Frame 1 (no input): blank canvas, image omitted
Frame 60 (the mouse pressed at the canvas centre just before this capture): blank canvas, image omitted
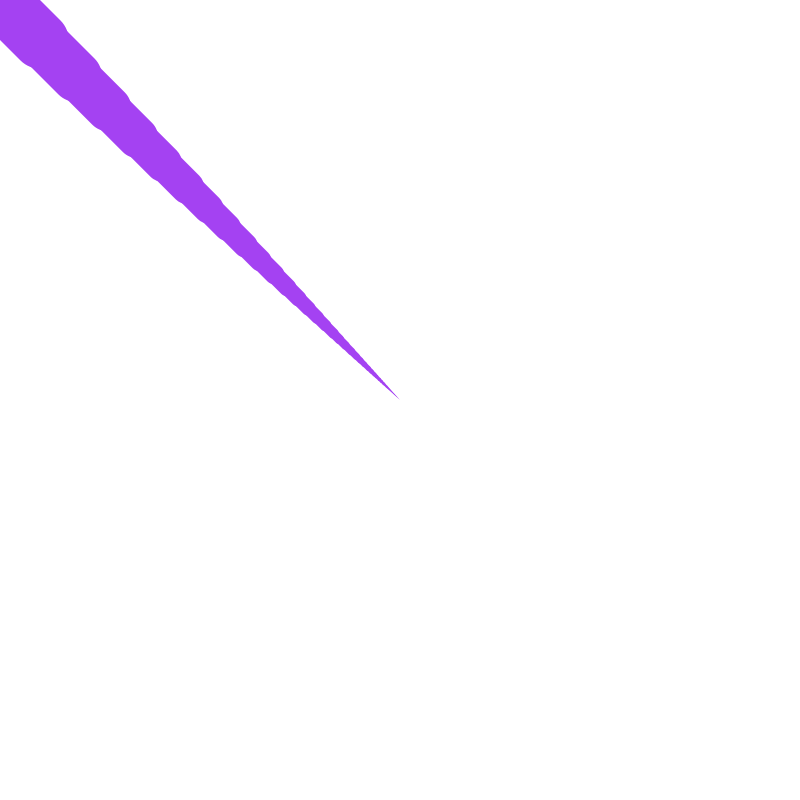
Frame 120 (the mouse held since frame 60 and released just before this capture)

The Processing sketch whose frames 1 and 60 were blank and that drew this single picture after the mouse press (run headless with seeded random() and noise(); from frame 60 on, the mouse is pressed at the canvas centre):

// Processing sketch: processing_142071
// ── processing_142071.pde

/*
Jaeseong Yi
 Mar 20 2014
 Creative Computing Section B
 Benjamin Bacon
 */



float x; 
float y; 
float px; 
float py; 
float easing = 0.1;
int c1 = int(random(0, 255)); //red
int c2 = int(random(0, 255)); //green
int c3 = int(random(0, 255)); //blue

void setup() { 
  background(255);
  size( 800, 800); 
  smooth(); 
  stroke( 0, 102);
} 
void draw() {

  if (mousePressed) {
    float targetX = mouseX; 
    x += (targetX - x) * easing; 
    float targetY = mouseY; 
    y += (targetY - y) * easing; 
    float weight = dist( x, y, px, py); 
    stroke(c1, c2, c3);
    strokeWeight(weight); 
    line( x, y, px, py); 
    py = y; 
    px = x;
  }
}
